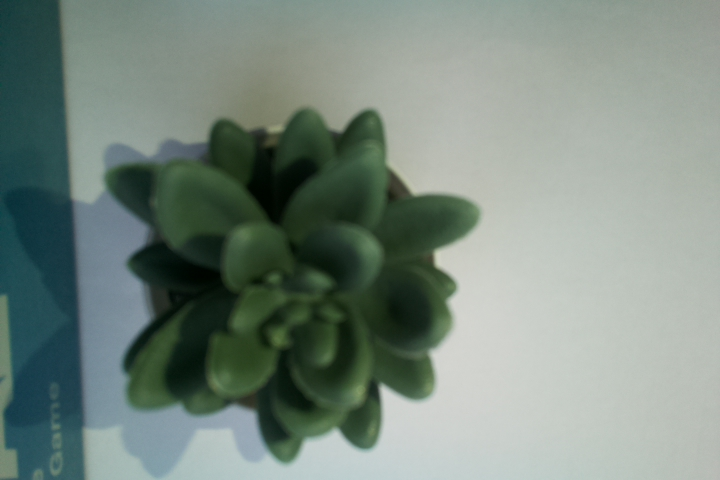
#> input picture cw2-data/img/plantA_23.jpg, 720 x 480 px, found by its file name
$ python 2d.py
#> lines starting #> are read from the running program, lines starting #| are printed output that depends on the picture
# --
# 2d.py -- Detect contours in each image.
# --

import numpy
import imageio
import matplotlib . pyplot as plt
import skimage.color as color
import skimage.filters as filters
import skimage.measure as measure

greyscale=[]
contour = []
DATA_DIR = 'img/'
DATA_FILES = ['plantA_23.jpg', 'plantA_39.jpg', 'plantB_26.jpg', 'plantB_51.jpg', 'plantC_15.jpg', 'plantC_44.jpg']
#-read images from a file into image object (named 'im')
for ( j, myfile ) in zip( range( len( DATA_FILES )), DATA_FILES ):
    im = imageio.imread(DATA_DIR + myfile)
#> im is the input picture: shape (480, 720, 3); mean R, G, B 121.7, 136.7, 127.5
#-convert the image to greyscale for canny edge detection
    img = color.rgb2gray( im )
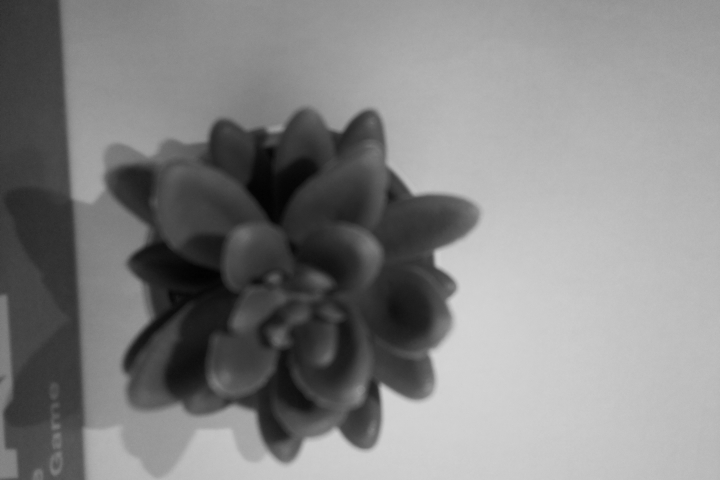
#> img: shape (480, 720) float64; min 0.00842, max 0.837, mean 0.521
    greyscale.append(img)
#-convert the image to B&W
    threshold = filters.threshold_otsu( img )
#> threshold = 0.453
#-find contours at the threshold value found above
    contours = measure.find_contours( img, threshold )
#> contours = 20 point arrays, longest 1853 points
    contour.append(contours)
#> pass 2 of the loop `for ( j, myfile ) in zip( range( len( DATA_FILES )), DATA_FILES ):`:
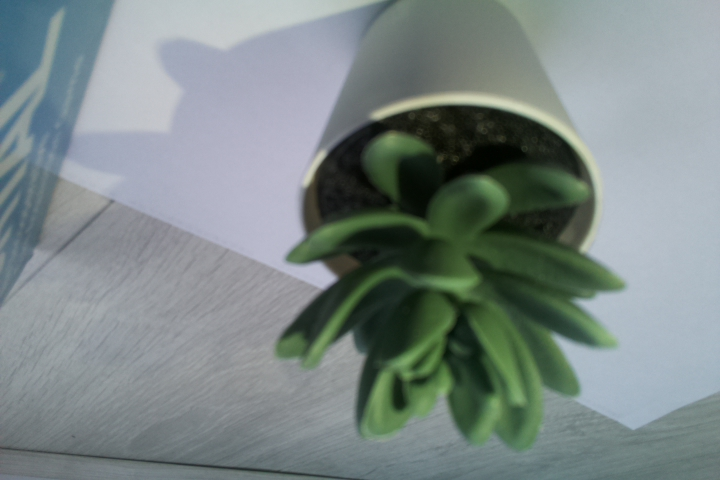
#> input picture cw2-data/img/plantA_39.jpg, 720 x 480 px, found by its file name
#> im is the input picture: shape (480, 720, 3); mean R, G, B 123.6, 135.3, 134
#> `img = color.rgb2gray( im )`:
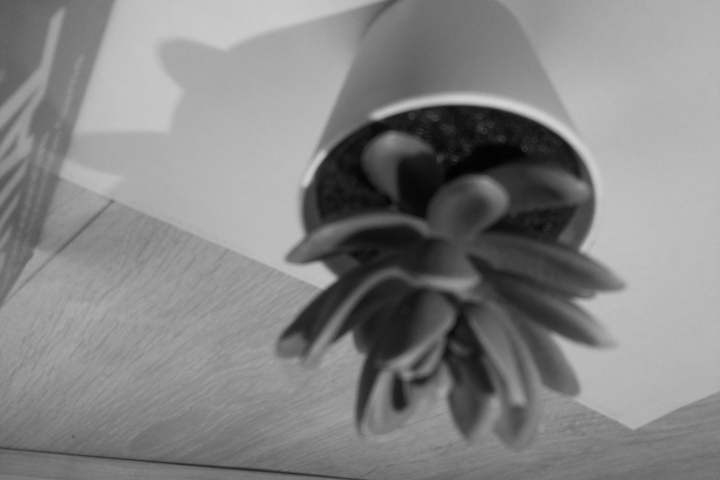
#> img: shape (480, 720) float64; min 0.00561, max 0.831, mean 0.52
#> threshold = 0.429
#> contours = 328 point arrays, longest 3195 points

#-plot the results
fig, ((ax0_, ax0, ax1_, ax1), (ax2_, ax2, ax3_, ax3), (ax4_, ax4, ax5_, ax5)) = plt.subplots( nrows=3, ncols=4, figsize=(15, 9), sharex=True, sharey=True )

ax0_.imshow(greyscale[0], plt.cm.gray)
for n, contour_ in enumerate( contour[0] ):
    ax0.plot( contour_[:,1], contour_[:,0], 'k-.', linewidth=1 )
ax0.set_title( 'plantA_23' )

ax1_.imshow(greyscale[1],plt.cm.gray)
for n, contour_ in enumerate( contour[1] ):
    ax1.plot( contour_[:,1], contour_[:,0], 'k-.', linewidth=1 )
ax1.set_title( 'plantA_39' )

ax2_.imshow(greyscale[2],plt.cm.gray)
for n, contour_ in enumerate( contour[2] ):
    ax2.plot( contour_[:,1], contour_[:,0], 'k-.', linewidth=1 )
ax2.set_title( 'plantB_26' )

ax3_.imshow(greyscale[3],plt.cm.gray)
for n, contour_ in enumerate( contour[3] ):
    ax3.plot( contour_[:,1], contour_[:,0], 'k-.', linewidth=1 )
ax3.set_title( 'plantB_51' )

ax4_.imshow(greyscale[4],plt.cm.gray)
for n, contour_ in enumerate( contour[4] ):
    ax4.plot( contour_[:,1], contour_[:,0], 'k-.', linewidth=1 )
ax4.set_title( 'plantC_15' )

ax5_.imshow(greyscale[5],plt.cm.gray)
for n, contour_ in enumerate( contour[5] ):
    ax5.plot( contour_[:,1], contour_[:,0], 'k-.', linewidth=1 )
ax5.set_title( 'plantC_44' )

fig.tight_layout()

plt.savefig( 'contour.png' )
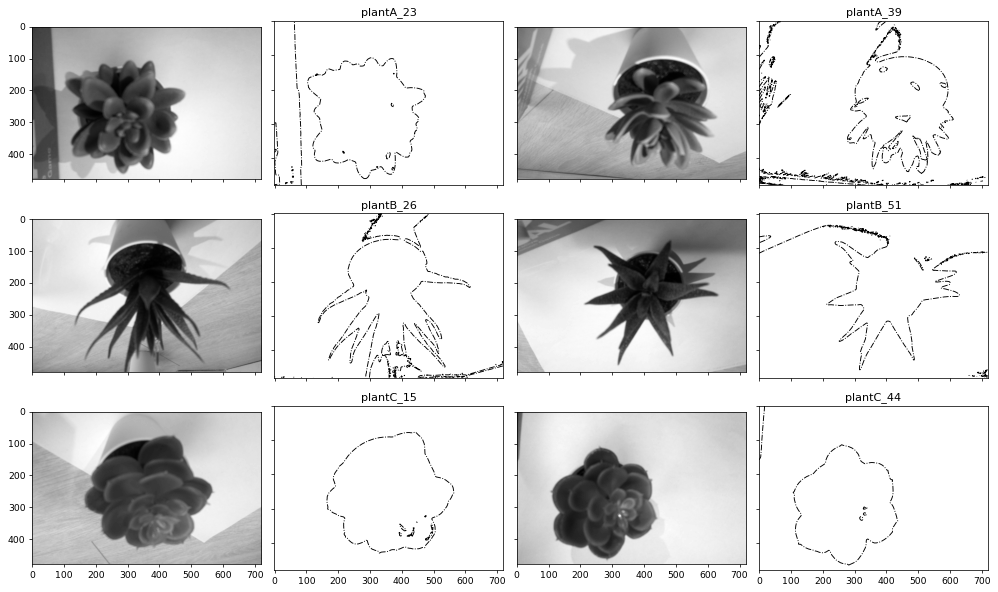
#> figure drawn by matplotlib, 12 panels
plt.show()
